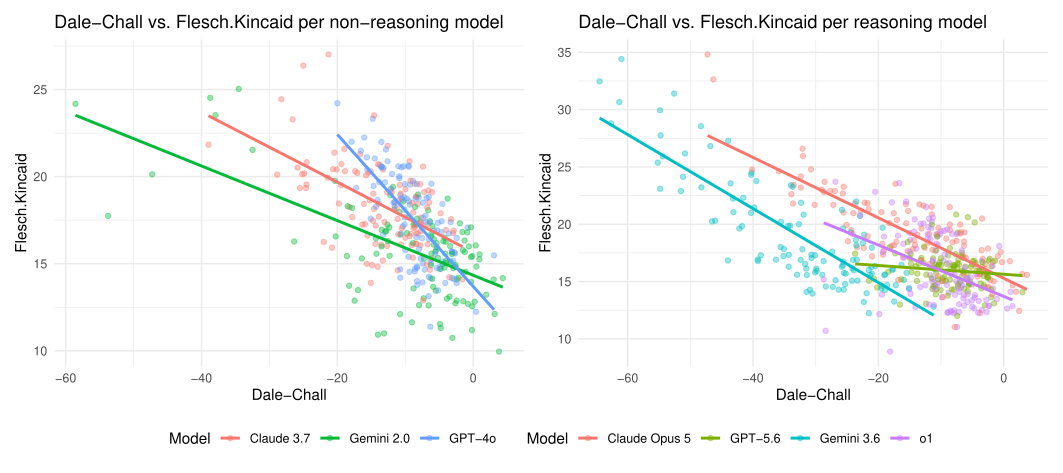

This chart was generated by the following R code:
# Load required libraries
library(ggplot2)
library(dplyr)
library(stringr)
library(tibble)
library(quanteda)
library(quanteda.textstats)
library(readr)
library(patchwork)



# Read and process report texts
txt_list <- readRDS("data/LLM_300_reports.rds")

# Create reports dataframe
reports <- tibble(
  filename = names(txt_list),
  text = unlist(txt_list)
) %>%
  mutate(model = str_extract(filename, "(gemini-2\\.0-flash|gpt-4o|claude-3-7-sonnet-20250219)"),
         case_id = str_remove(filename, "\\.(gemini-2\\.0-flash|gpt-4o|claude-3-7-sonnet-20250219)(-updated)?\\.txt$")
  )

# Get readability statistics
corp <- corpus(reports$text)
readability_metrics <- quanteda.textstats::textstat_readability(corp, measure = c("Dale.Chall.PSK", "Dale.Chall", "Flesch", "Flesch.PSK", "Flesch.Kincaid", "FOG", "SMOG")) 
readability_results <- readability_metrics %>%
  as_tibble() %>%
  mutate(model = reports$model, case_id = reports$case_id)

# Update model names
readability_results <- readability_results %>%
  mutate(model = recode(model,
                        "claude-3-7-sonnet-20250219" = "Claude 3.7",
                        "gemini-2.0-flash" = "Gemini 2.0",
                        "gpt-4o" = "GPT-4o"
  ))

# Print average readability scores for each non-reasoning model
average_readability_non_reasoning <- readability_results %>%
  group_by(model) %>%
  summarise(
    Dale.Chall = mean(Dale.Chall, na.rm = TRUE),
    Flesch.Kincaid = mean(Flesch.Kincaid, na.rm = TRUE),
    .groups = "drop"
  )

print(average_readability_non_reasoning)

# Run and summarise a Pearson correlation test within each model
pearson_test_by_model <- function(data) {
  data %>%
    filter(complete.cases(Dale.Chall, Flesch.Kincaid)) %>%
    group_by(model) %>%
    group_modify(~ {
      test <- cor.test(.x$Dale.Chall, .x$Flesch.Kincaid,
                       method = "pearson")
      tibble(
        n = nrow(.x),
        correlation = unname(test$estimate),
        t_statistic = unname(test$statistic),
        df = unname(test$parameter),
        p_value = test$p.value,
        conf_low = test$conf.int[1],
        conf_high = test$conf.int[2]
      )
    }) %>%
    ungroup()
}

# Pearson tests for each model represented in sup.fig6a
pearson_tests_non_reasoning <- pearson_test_by_model(readability_results)
print(pearson_tests_non_reasoning)

# Create the scatter plot
sup.fig6a=ggplot(readability_results, aes(x = Dale.Chall, y = Flesch.Kincaid, color = model)) +
  geom_point(alpha = 0.4) +
  geom_smooth(method = "lm", se = FALSE) +
  theme_minimal() +
  labs(title = "Dale-Chall vs. Flesch.Kincaid per non-reasoning model",
       x = "Dale-Chall",
       y = "Flesch.Kincaid",
       color = "Model")


# Read and process report texts
txt_list <- readRDS("../../20260820-new_MCQ_analysis-LY/out/LLM_new468_reports.rds")

# Create reports dataframe
reports <- tibble(
  filename = names(txt_list),
  text = unlist(txt_list)
) |>
  mutate(model = str_extract(filename, "(claude-opus-5|gemini-3\\.6-flash|gpt-5\\.6-sol|o1-2024-12-17)"),
         case_id = str_remove(filename, "\\.(claude-opus-5|gemini-3\\.6-flash|gpt-5\\.6-sol|o1-2024-12-17)(-updated)?\\.txt$")
  )

# Get readability statistics
corp <- corpus(reports$text)
readability_metrics <- quanteda.textstats::textstat_readability(corp, measure = c("Dale.Chall.PSK", "Dale.Chall", "Flesch", "Flesch.PSK", "Flesch.Kincaid", "FOG", "SMOG")) 
readability_results <- readability_metrics |>
  as_tibble() |>
  mutate(model = reports$model, case_id = reports$case_id)

# Update model names
readability_results <- readability_results |>
  mutate(model = recode(model,
                        "claude-opus-5" = "Claude Opus 5",
                        "gemini-3.6-flash" = "Gemini 3.6",
                        "gpt-5.6-sol" = "GPT-5.6",
                        "o1-2024-12-17" = "o1"
  ))

readability_results$model <- factor(readability_results$model,
                                    levels = c("Claude Opus 5", "GPT-5.6",
                                               "Gemini 3.6", "o1"))

# Print average readability scores for each reasoning model
average_readability_reasoning <- readability_results |>
  group_by(model) |>
  summarise(
    Dale.Chall = mean(Dale.Chall, na.rm = TRUE),
    Flesch.Kincaid = mean(Flesch.Kincaid, na.rm = TRUE),
    .groups = "drop"
  )

print(average_readability_reasoning)

# Pearson tests for each model represented in sup.fig6b
pearson_tests_reasoning <- pearson_test_by_model(readability_results)
print(pearson_tests_reasoning)

# Create the scatter plot
sup.fig6b=ggplot(readability_results, aes(x = Dale.Chall, y = Flesch.Kincaid, color = model)) +
  geom_point(alpha = 0.4) +
  geom_smooth(method = "lm", se = FALSE) +
  theme_minimal() +
  labs(title = "Dale-Chall vs. Flesch.Kincaid per reasoning model ",
       x = "Dale-Chall",
       y = "Flesch.Kincaid",
       color = "Model")

fig.all <- (sup.fig6a + sup.fig6b) +
  plot_layout(guides = "collect") &
  theme(legend.position = "bottom")


ggsave("SuppFigure6_Aug23.pdf", plot=fig.all,width = 27, height = 12, units = "cm")
